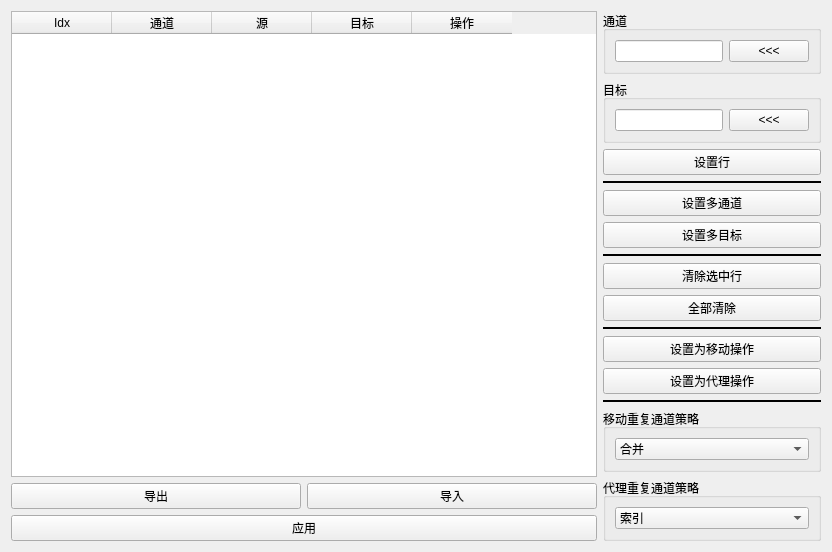
<?xml version="1.0" encoding="UTF-8"?>
<ui version="4.0">
 <class>Form</class>
 <widget class="QWidget" name="Form">
  <property name="geometry">
   <rect>
    <x>0</x>
    <y>0</y>
    <width>832</width>
    <height>537</height>
   </rect>
  </property>
  <property name="windowTitle">
   <string>表单</string>
  </property>
  <layout class="QGridLayout" name="gridLayout">
   <item row="0" column="0">
    <layout class="QHBoxLayout" name="horizontalLayout_4">
     <item>
      <layout class="QVBoxLayout" name="verticalLayout">
       <item>
        <widget class="TableWidgetDragRowsChannelWrangler" name="channelMapping_tableWidget">
         <property name="dragDropMode">
          <enum>QAbstractItemView::InternalMove</enum>
         </property>
         <property name="defaultDropAction">
          <enum>Qt::MoveAction</enum>
         </property>
         <property name="alternatingRowColors">
          <bool>true</bool>
         </property>
         <property name="selectionBehavior">
          <enum>QAbstractItemView::SelectRows</enum>
         </property>
         <property name="sortingEnabled">
          <bool>false</bool>
         </property>
         <property name="cornerButtonEnabled">
          <bool>false</bool>
         </property>
         <column>
          <property name="text">
           <string>Idx</string>
          </property>
         </column>
         <column>
          <property name="text">
           <string>通道</string>
          </property>
         </column>
         <column>
          <property name="text">
           <string>源</string>
          </property>
         </column>
         <column>
          <property name="text">
           <string>目标</string>
          </property>
         </column>
         <column>
          <property name="text">
           <string>操作</string>
          </property>
          <property name="toolTip">
           <string>移动或代理</string>
          </property>
         </column>
        </widget>
       </item>
       <item>
        <layout class="QHBoxLayout" name="horizontalLayout">
         <item>
          <widget class="QPushButton" name="export_pushButton">
           <property name="text">
            <string>导出</string>
           </property>
          </widget>
         </item>
         <item>
          <widget class="QPushButton" name="import_pushButton">
           <property name="text">
            <string>导入</string>
           </property>
          </widget>
         </item>
        </layout>
       </item>
       <item>
        <widget class="QPushButton" name="apply_pushButton">
         <property name="text">
          <string>应用</string>
         </property>
        </widget>
       </item>
      </layout>
     </item>
     <item>
      <layout class="QVBoxLayout" name="verticalLayout_2">
       <item>
        <widget class="QGroupBox" name="groupBox">
         <property name="sizePolicy">
          <sizepolicy hsizetype="Minimum" vsizetype="Preferred">
           <horstretch>0</horstretch>
           <verstretch>0</verstretch>
          </sizepolicy>
         </property>
         <property name="title">
          <string>通道</string>
         </property>
         <layout class="QHBoxLayout" name="horizontalLayout_2">
          <item>
           <widget class="QLineEdit" name="channel_lineEdit">
            <property name="sizePolicy">
             <sizepolicy hsizetype="Minimum" vsizetype="Fixed">
              <horstretch>0</horstretch>
              <verstretch>0</verstretch>
             </sizepolicy>
            </property>
           </widget>
          </item>
          <item>
           <widget class="QPushButton" name="channel_pushButton">
            <property name="text">
             <string>&lt;&lt;&lt;</string>
            </property>
           </widget>
          </item>
         </layout>
        </widget>
       </item>
       <item>
        <widget class="QGroupBox" name="groupBox_2">
         <property name="sizePolicy">
          <sizepolicy hsizetype="Minimum" vsizetype="Preferred">
           <horstretch>0</horstretch>
           <verstretch>0</verstretch>
          </sizepolicy>
         </property>
         <property name="title">
          <string>目标</string>
         </property>
         <layout class="QHBoxLayout" name="horizontalLayout_3">
          <item>
           <widget class="QLineEdit" name="target_lineEdit">
            <property name="sizePolicy">
             <sizepolicy hsizetype="Minimum" vsizetype="Fixed">
              <horstretch>0</horstretch>
              <verstretch>0</verstretch>
             </sizepolicy>
            </property>
           </widget>
          </item>
          <item>
           <widget class="QPushButton" name="target_pushButton">
            <property name="text">
             <string>&lt;&lt;&lt;</string>
            </property>
           </widget>
          </item>
         </layout>
        </widget>
       </item>
       <item>
        <widget class="QPushButton" name="setRow_pushButton">
         <property name="text">
          <string>设置行</string>
         </property>
        </widget>
       </item>
       <item>
        <widget class="Line" name="line">
         <property name="frameShadow">
          <enum>QFrame::Plain</enum>
         </property>
         <property name="lineWidth">
          <number>2</number>
         </property>
         <property name="orientation">
          <enum>Qt::Horizontal</enum>
         </property>
        </widget>
       </item>
       <item>
        <widget class="QPushButton" name="setMultiChannel_pushButton">
         <property name="text">
          <string>设置多通道</string>
         </property>
        </widget>
       </item>
       <item>
        <widget class="QPushButton" name="setMultiTarget_pushButton">
         <property name="text">
          <string>设置多目标</string>
         </property>
        </widget>
       </item>
       <item>
        <widget class="Line" name="line_2">
         <property name="frameShadow">
          <enum>QFrame::Plain</enum>
         </property>
         <property name="lineWidth">
          <number>2</number>
         </property>
         <property name="orientation">
          <enum>Qt::Horizontal</enum>
         </property>
        </widget>
       </item>
       <item>
        <widget class="QPushButton" name="clearSelectedRows_pushButton">
         <property name="text">
          <string>清除选中行</string>
         </property>
        </widget>
       </item>
       <item>
        <widget class="QPushButton" name="clearAll_pushButton">
         <property name="text">
          <string>全部清除</string>
         </property>
        </widget>
       </item>
       <item>
        <widget class="Line" name="line_4">
         <property name="frameShadow">
          <enum>QFrame::Plain</enum>
         </property>
         <property name="lineWidth">
          <number>2</number>
         </property>
         <property name="orientation">
          <enum>Qt::Horizontal</enum>
         </property>
        </widget>
       </item>
       <item>
        <widget class="QPushButton" name="setMoveOp_pushButton">
         <property name="text">
          <string>设置为移动操作</string>
         </property>
        </widget>
       </item>
       <item>
        <widget class="QPushButton" name="setProxyOp_pushButton">
         <property name="text">
          <string>设置为代理操作</string>
         </property>
        </widget>
       </item>
       <item>
        <widget class="Line" name="line_5">
         <property name="frameShadow">
          <enum>QFrame::Plain</enum>
         </property>
         <property name="lineWidth">
          <number>2</number>
         </property>
         <property name="orientation">
          <enum>Qt::Horizontal</enum>
         </property>
        </widget>
       </item>
       <item>
        <widget class="QGroupBox" name="groupBox_3">
         <property name="title">
          <string>移动重复通道策略</string>
         </property>
         <layout class="QGridLayout" name="gridLayout_2">
          <item row="0" column="0">
           <widget class="QComboBox" name="movePolicy_comboBox">
            <property name="toolTip">
             <string>&lt;html&gt;&lt;head/&gt;&lt;body&gt;&lt;p&gt;设置使用代理通道操作时的重复通道策略。&lt;/p&gt;&lt;p&gt;-&lt;span style=&quot; font-weight:600;&quot;&gt;合并&lt;/span&gt;: 如果通道已存在于目标对象中，新通道创建将被跳过 and the output channels will be reconnected to the previous existing channel&lt;/p&gt;&lt;p&gt;-&lt;span style=&quot; font-weight:600;&quot;&gt;索引&lt;/span&gt;: 如果通道已存在于目标对象中，新的代理通道将添加索引号 to avoid the name clashing.&lt;/p&gt;&lt;p&gt;&lt;span style=&quot; text-decoration: underline;&quot;&gt;example:&lt;/span&gt;&lt;/p&gt;&lt;p align=&quot;center&quot;&gt;&lt;span style=&quot; font-style:italic;&quot;&gt;&quot;ik_fk_blend&quot; will be renamed &quot;ik_fk_blend0&quot;, &quot;ik_fk_blend1&quot;,&quot;ik_fk_blend2&quot;, etc...&lt;/span&gt;&lt;/p&gt;&lt;p&gt;-&lt;span style=&quot; font-weight:600;&quot;&gt;全名&lt;/span&gt;: 如果通道已存在于目标对象中，新通道将使用源节点名称作为前缀重命名&lt;/p&gt;&lt;/body&gt;&lt;/html&gt;</string>
            </property>
            <item>
             <property name="text">
              <string>合并</string>
             </property>
            </item>
            <item>
             <property name="text">
              <string>索引</string>
             </property>
            </item>
            <item>
             <property name="text">
              <string>全名</string>
             </property>
            </item>
           </widget>
          </item>
         </layout>
        </widget>
       </item>
       <item>
        <widget class="QGroupBox" name="groupBox_4">
         <property name="title">
          <string>代理重复通道策略</string>
         </property>
         <layout class="QGridLayout" name="gridLayout_3">
          <item row="0" column="0">
           <widget class="QComboBox" name="proxyPolicy_comboBox">
            <property name="toolTip">
             <string>&lt;html&gt;&lt;head/&gt;&lt;body&gt;&lt;p&gt;设置使用代理通道操作时的重复通道策略。&lt;/p&gt;&lt;p&gt;-&lt;span style=&quot; font-weight:600;&quot;&gt;索引&lt;/span&gt;: 如果通道已存在于目标对象中，新的代理通道将添加索引号 to avoid the name clashing.&lt;/p&gt;&lt;p&gt;&lt;span style=&quot; text-decoration: underline;&quot;&gt;example:&lt;/span&gt;&lt;/p&gt;&lt;p align=&quot;center&quot;&gt;&lt;span style=&quot; font-style:italic;&quot;&gt;&quot;ik_fk_blend&quot; will be renamed &quot;ik_fk_blend0&quot;, &quot;ik_fk_blend1&quot;,&quot;ik_fk_blend2&quot;, etc...&lt;/span&gt;&lt;/p&gt;&lt;p&gt;-&lt;span style=&quot; font-weight:600;&quot;&gt;全名&lt;/span&gt;: 如果通道已存在于目标对象中，新通道将使用源节点名称作为前缀重命名&lt;/p&gt;&lt;/body&gt;&lt;/html&gt;</string>
            </property>
            <item>
             <property name="text">
              <string>索引</string>
             </property>
            </item>
            <item>
             <property name="text">
              <string>全名</string>
             </property>
            </item>
           </widget>
          </item>
         </layout>
        </widget>
       </item>
       <item>
        <spacer name="verticalSpacer">
         <property name="orientation">
          <enum>Qt::Vertical</enum>
         </property>
         <property name="sizeHint" stdset="0">
          <size>
           <width>20</width>
           <height>40</height>
          </size>
         </property>
        </spacer>
       </item>
      </layout>
     </item>
    </layout>
   </item>
  </layout>
 </widget>
 <customwidgets>
  <customwidget>
   <class>TableWidgetDragRowsChannelWrangler</class>
   <extends>QTableWidget</extends>
   <header>mgear.core.rigbits.widgets</header>
  </customwidget>
 </customwidgets>
 <resources/>
 <connections/>
</ui>
